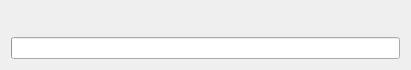
<?xml version="1.0" encoding="UTF-8"?>
<ui version="4.0">
 <class>SPIDProgressWindow</class>
 <widget class="QDialog" name="SPIDProgressWindow">
  <property name="windowModality">
   <enum>Qt::WindowModal</enum>
  </property>
  <property name="geometry">
   <rect>
    <x>0</x>
    <y>0</y>
    <width>411</width>
    <height>66</height>
   </rect>
  </property>
  <property name="windowTitle">
   <string/>
  </property>
  <property name="windowIcon">
   <iconset resource="../data/icons.qrc">
    <normaloff>:/system-users.png</normaloff>:/system-users.png</iconset>
  </property>
  <layout class="QGridLayout" name="gridLayout">
   <item row="0" column="0">
    <layout class="QHBoxLayout" name="horizontalLayout_2">
     <item>
      <spacer name="horizontalSpacer">
       <property name="orientation">
        <enum>Qt::Horizontal</enum>
       </property>
       <property name="sizeHint" stdset="0">
        <size>
         <width>40</width>
         <height>20</height>
        </size>
       </property>
      </spacer>
     </item>
     <item>
      <layout class="QHBoxLayout" name="horizontalLayout">
       <item>
        <widget class="QLabel" name="labelMessage">
         <property name="font">
          <font>
           <weight>75</weight>
           <bold>true</bold>
          </font>
         </property>
         <property name="text">
          <string/>
         </property>
        </widget>
       </item>
      </layout>
     </item>
     <item>
      <spacer name="horizontalSpacer_2">
       <property name="orientation">
        <enum>Qt::Horizontal</enum>
       </property>
       <property name="sizeHint" stdset="0">
        <size>
         <width>40</width>
         <height>20</height>
        </size>
       </property>
      </spacer>
     </item>
    </layout>
   </item>
   <item row="1" column="0">
    <widget class="QProgressBar" name="progressBar">
     <property name="enabled">
      <bool>true</bool>
     </property>
     <property name="maximum">
      <number>100</number>
     </property>
     <property name="value">
      <number>0</number>
     </property>
     <property name="textVisible">
      <bool>false</bool>
     </property>
    </widget>
   </item>
  </layout>
 </widget>
 <resources>
  <include location="../data/icons.qrc"/>
 </resources>
 <connections/>
</ui>
